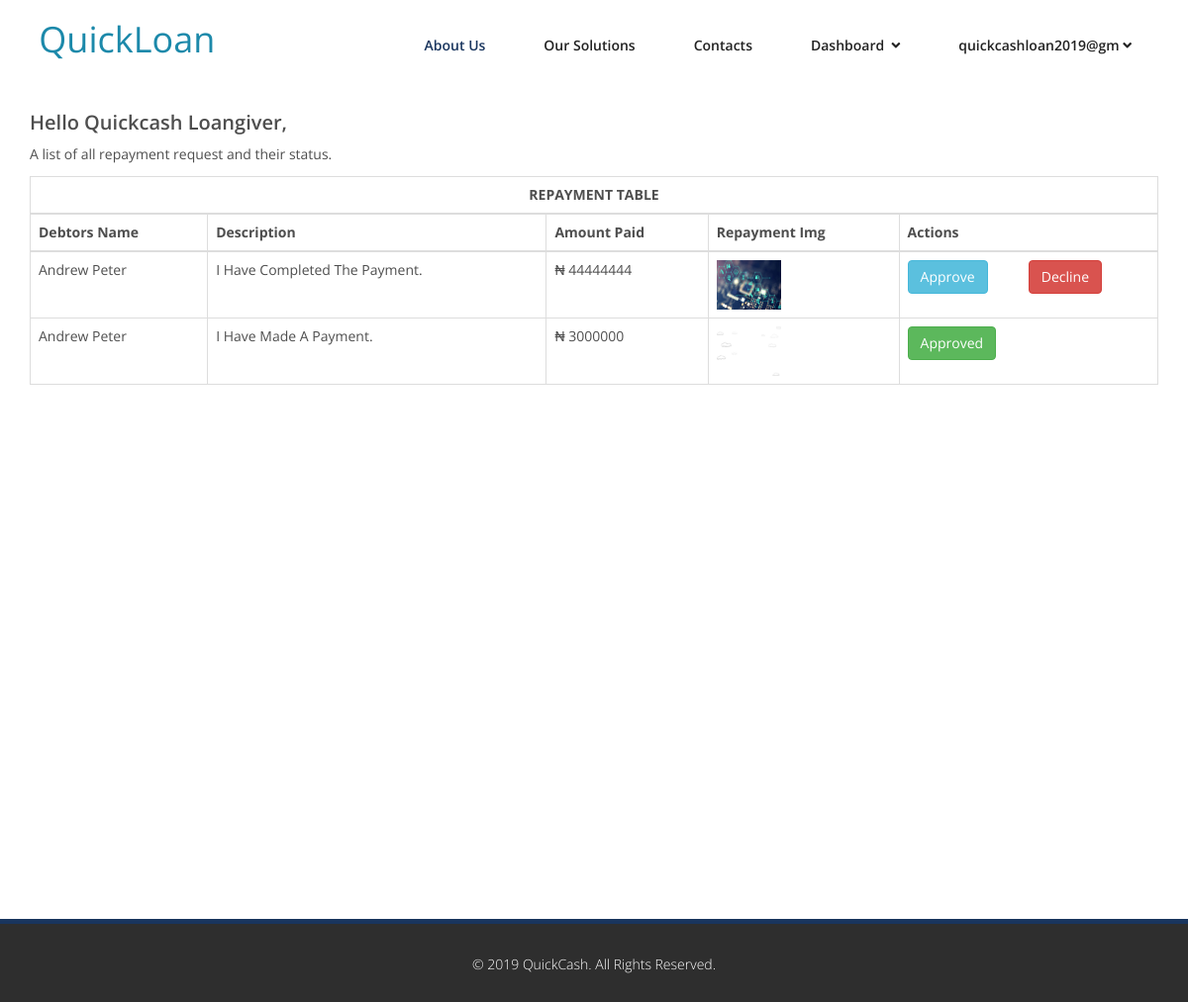
The app's page /dashboard/view-all-repayment (signed in) with its own data.
### accounts/models.py (models this page shows, shortened)
class User(AbstractBaseUser, PermissionsMixin):
    username = None
    email = models.EmailField(_('email address'), unique=True)
    first_name = models.CharField(_('first name'), max_length=30, blank=True)
    last_name = models.CharField(_('last name'), max_length=30, blank=True)
    date_joined = models.DateTimeField(
        _('date joined'), default=datetime.now)
    last_login = models.DateTimeField(
        _('last login'), default=datetime.now)
    is_active = models.BooleanField(_('active'), default=True)
    email_confirmed = models.BooleanField(_('email confirmed'), default=False)
    is_staff = models.BooleanField(_('is staff'), default=False)
    phone_no = models.CharField(_('phone no'), max_length=14, blank=True, null=True, default="0909090909090")
    activation_token = models.CharField(_('activation token'), max_length=255, blank=True, null=True)
    bvn = models.IntegerField(_('bvn'), blank=True, null=True, default="0000000000")
    avatar = models.ImageField(upload_to='avatars/', null=True, blank=True)
    USERNAME_FIELD = 'email'
    REQUIRED_FIELDS = []
    objects = UserManager()
    class Meta:
        verbose_name = _('user')
        verbose_name_plural = _('users')
    def get_full_name(self):
        full_name = '%s %s' % (self.first_name, self.last_name)
        return full_name.strip()

### dashboard/models.py (models this page shows, shortened)
class Repayment(models.Model):
    user_id = models.ForeignKey(User, on_delete=models.CASCADE, related_name='user_ids', default=1)
    loan_id = models.ForeignKey(Loan, on_delete=models.CASCADE, related_name='loan_ids')
    admin_user = models.ForeignKey(User, on_delete=models.CASCADE,
                                   related_name='repayment_admin_users', default=None, blank=True, null=True)
    description = models.CharField(max_length=255)
    amount = models.CharField(max_length=20, default=None)
    status = models.IntegerField(default=0, blank=True, null=True)
    repayment_img = models.ImageField(upload_to='repayment_img/', null=True, blank=True)
    created_at = models.DateTimeField(
        default=datetime.now, blank=True, null=True)
    updated_at = models.DateTimeField(
        default=datetime.now, blank=True, null=True)

### dashboard/views.py (the view)
# urls.py: path('view-all-repayment', view_all_repayment, name='view_all_repayment'),
@login_required(login_url="/accounts/login")
def view_all_repayment(request):
    if not request.user.is_staff:
        return redirect('dashboard')
    all_repayments = Repayment.objects.all().order_by('-created_at')
    context = {'all_repayments': all_repayments}
    return render(request, 'dashboard/view_all_repayment.html', context)

### dashboard/templates/dashboard/view_all_repayment.html (shortened to what this page needs)
{% extends 'base.html' %}
{% block content %}
{% load static %}
<div class="container">
  <h2>Hello {{user.get_full_name|title}},</h2>
  <p>A list of all repayment request and their status.</p>
<div class="col-md-6 pad-md-0">
</div>
  <table class="table table-bordered">
    <thead>
        <tr class="table-active">
            <td colspan="5" class="text-center"><strong>REPAYMENT TABLE</strong></td>
        </tr>
        <tr>
            <th>Debtors Name</th>
            <th>Description</th>
            <th>Amount Paid</th>
            <th>Repayment Img</th>
            <th>Actions</th>
        </tr>
    </thead>
    <tbody>
    {% for all_repayment in all_repayments %}
        <tr>
            <td>{{all_repayment.user_id.first_name|title}}&nbsp;{{all_repayment.user_id.last_name|title}}</td>
            <td>{{all_repayment.description|title}}</td>
            <td>₦&nbsp;{{all_repayment.amount}}</td>
                <td class="zoom-gallery">
                    <a href="{{all_repayment.repayment_img.url}}" title="{{all_repayment.user_id.first_name|title}}&nbsp;{{all_repayment.user_id.last_name|title}}" class="img-responsive">
                        <img src="{{all_repayment.repayment_img.url}}" height="50px" width="65px">
                    </a>
                </td>
            <td>
            <div class="col-md-12 pad-md-0">
                {% if all_repayment.status == 1 %}
                    <button class="btn btn-success margin-top-0 margin-right-0">Approved</button>
                {% elif all_repayment.status == 2 %}
                    <button class="btn btn-warning margin-top-0 margin-right-0">Declined Payment</button>
                {% else %}
                    <form method="POST" action="{% url 'approve_repayment' all_repayment.loan_id.id %}" class="col-md-6 pad-md-0">
                        <button type="submit" class="btn btn-info margin-top-0 ">Approve</button>
                    </form>
                    <form method="POST" action="{% url 'approve_repayment' all_repayment.loan_id.id  %}" class="col-md-6 pad-md-0">
                        <button type="submit" class="btn btn-danger pull-left margin-top-0">Decline</button>
                    </form>
                {% endif %}
            </div>
            </td>
        </tr>
        {% empty %}
            <tr class="table-active">
                <td colspan="5" class="text-center"><strong>No recent entries.</strong></td>
            </tr>
    {% endfor %}
    </tbody>
  </table>
</div>
{% endblock %}

### loan_application/templates/base.html (shortened to what this page needs)
{% load static %}
<!DOCTYPE html>
<html lang="en">
<head>
    <link href="{% static 'assets/css/bootstrap.min.css' %}" rel="stylesheet">
    <link rel="stylesheet" href="https://use.fontawesome.com/releases/v5.6.3/css/all.css">
    <link href="{% static 'assets/css/animate.min.css' %}" rel="stylesheet">
    <link href="{% static 'assets/css/owl.carousel.min.css' %}" rel="stylesheet">
    <link href="{% static 'assets/css/icomoon.css' %}" rel="stylesheet">
    <link href="{% static 'assets/css/main.css' %}" rel="stylesheet">
    <link href="{% static 'assets/css/style.css' %}" rel="stylesheet">
    <link href="{% static 'assets/css/responsive.css' %}" rel="stylesheet">
    <link href="{% static 'assets/css/datepicker.min.css' %}" rel="stylesheet">
    <link rel="stylesheet" href="{% static 'assets/plugins/magnific-popup/magnific-popup.css' %}">
</head>
<body class="homepage">
    <header id="header">
        <nav class="navbar navbar-inverse" role="banner">
            <div class="container">
                <div class="navbar-header">
                    <a class="navbar-brand" href="{% url 'home' %}">
                        <a class="navbar-brand" href="{% url 'home' %}">&nbsp;<span class="secondary-color">QuickLoan</span></a>
                    </a>
                </div>
                <div class="collapse navbar-collapse navbar-right">
                    <ul class="nav navbar-nav">
                        <li class="active"><a href="#">About Us</a></li>
                        <li><a href="#">Our Solutions</a></li>
                        <li><a href="#">Contacts</a></li>
                        {% if user.is_authenticated %}
                            <li class="dropdown">
                                <a href="#" class="dropdown-toggle" data-toggle="dropdown">Dashboard &nbsp;<i class="fa fa-angle-down"></i></a>
                            </li>
                            <li class="dropdown">
                                <a href="#" class="dropdown-toggle" data-toggle="dropdown">{{user.email|slice:"20"}}&nbsp;<i class="fa fa-angle-down"></i></a>
                            </li>
                        {% endif %}
                    </ul>
                </div>
            </div>
        </nav>
    </header>
    {% block content %}
    {% endblock %}
        <section class="base-content-container" >
        </section>
    <div class="container-fluid">
        <footer id="footer" class="midnight-blue">
            <div class="container">
                <div class="row">
                    <div class="col-sm-12 text-center">
                        &copy; 2019 <a target="_blank" href="{% url 'home' %}" style="color: #fff;" title="QuickCash">QuickCash</a>.
                        All Rights Reserved.
                    </div>
                </div>
            </div>
        </footer>
    </div>
</body>
</html>

### loan_application/static/assets/css/main.css (style rules this page uses)
body { background: #fff; font-family: 'Open Sans', sans-serif; color: #4e4e4e; line-height: 22px; }
h1, h2, h3, h4, h5, h6 { font-weight: 600; font-family: 'Open Sans', sans-serif; color: #4e4e4e; }
h2 { font-size: 20px; }
img { max-width: 100%; }
a { color: #19355E; -webkit-transition: color 300ms, background-color 300ms; transition: color 300ms, background-color 300ms; }
body>section { padding: 70px 0; }
.navbar>.container .navbar-brand { margin-left: 0; }
.navbar-brand { padding: 0; margin: 0; }
.navbar { border-radius: 0; margin-bottom: 0; background: #fff; padding: 15px 0; padding-bottom: 0; }
.navbar-nav { margin-top: 12px; }
.navbar-nav>li { margin-left: 35px; padding-bottom: 28px; }
.navbar-inverse .navbar-nav>li>a { padding: 5px 12px; margin: 0; border-radius: 0px; color: #222; line-height: 24px; display: inline-block; font-weight: 600; border-bottom: 2px solid #fff; border-top: 2px solid #fff; }
.navbar-inverse { border: none; }
.navbar-inverse .navbar-brand { font-size: 36px; line-height: 50px; color: #fff; }
.navbar-inverse .navbar-nav>.active>a, .navbar-inverse .navbar-nav>.active>a:hover, .navbar-inverse .navbar-nav>.active>a:focus, .navbar-inverse .navbar-nav>.active>a:active, .navbar-inverse .navbar-nav>.open>a, .navbar-inverse .navbar-nav>.open>a:hover, .navbar-inverse .navbar-nav>.open>a:active, .navbar-inverse .navbar-nav>.open>a:focus { background-color: #fff; color: #19355E; }
.navbar-inverse .navbar-collapse, .navbar-inverse .navbar-form { border-top: 0; padding-bottom: 0; }
#footer { background: none repeat scroll 0 0 #2E2E2E; border-top: 5px solid #19355E; height: 84px; }
#footer { padding-top: 30px; padding-bottom: 30px; color: #fff; background: #2e2e2e; font-weight: 300; }
#footer a { color: #fff; }

### loan_application/static/assets/css/style.css (style rules this page uses)
.base-content-container { min-height: calc(80vh - 120px); }
.pad-md-0 { padding : 0px; }
.secondary-color { color: #4FCDFF !important; }
.margin-right-0 { margin-right: 0px; }
.margin-top-0 { margin-top: 0px; }
.secondary-color { color: #1c89aa !important; }

### records on screen
User: email "quickcashloan2019@gm", get_full_name "Quickcash Loangiver"
Repayment: user_id.first_name "Andrew", user_id.last_name "Peter", description "I Have Completed The Payment.", amount "44444444", repayment_img (picture), status "Approve"
Repayment: user_id.first_name "Andrew", user_id.last_name "Peter", description "I Have Made A Payment.", amount "3000000", repayment_img (picture), status "Approved"
